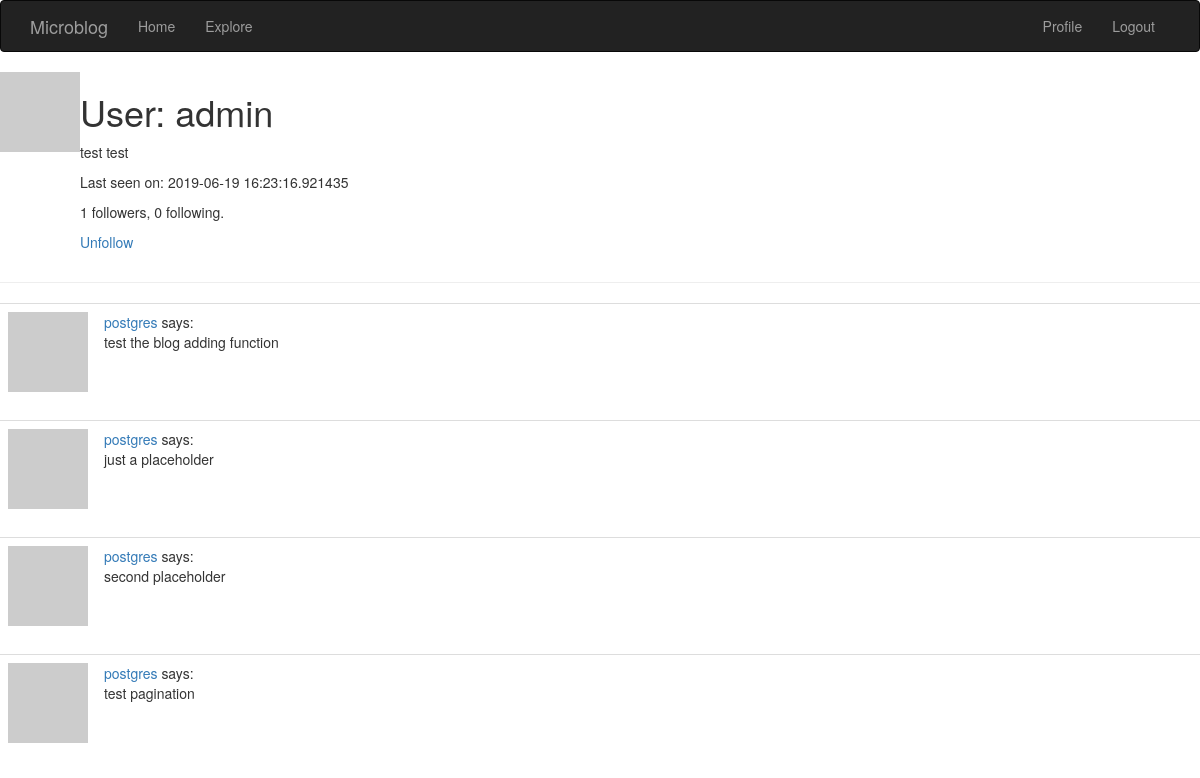
Page /user/admin (signed in) on the committed database.
### server/models.py (models this page shows, shortened)
class User(UserMixin, db.Model):
    id = db.Column(db.Integer, primary_key=True)
    username = db.Column(db.String(64), index=True, unique=True, nullable=False)
    email = db.Column(db.String(128), index=True, unique=True, nullable=False)
    password_hash = db.Column(db.String(128), nullable=False)
    posts = db.relationship('Post', backref='author', lazy='dynamic') # 'Post'= reference to a class not yet created
    about_me = db.Column(db.String(256), nullable=True)
    last_seen  =db.Column(db.DateTime, default=datetime.utcnow)
    followed = db.relationship(
        'User', secondary=followers,
        primaryjoin=(followers.c.follower_id == id),
        secondaryjoin=(followers.c.followed_id == id),
        backref=db.backref('followers', lazy='dynamic'), lazy='dynamic')
    def avatar(self,size):
        digest = md5(self.email.lower().encode('utf-8')).hexdigest()
        return  f'https://www.gravatar.com/avatar/{digest}?d=identicon&s={size}'
    def is_following(self, user):
        return self.followed.filter(
                 followers.c.followed_id == user.id).count() > 0

class Post(db.Model):
    id = db.Column(db.Integer, primary_key=True)
    body = db.Column(db.String(140), nullable=False)
    timestamp = db.Column(db.DateTime, index=True, default=datetime.utcnow)
    user_id = db.Column(db.Integer, db.ForeignKey('user.id'),nullable=False)

### server/routes.py (the view)
@app.route('/user/<username>')
@login_required
def user(username):
    user = User.query.filter_by(username = username).first_or_404()
    posts = current_user.posts
    return render_template('user.html',posts = posts , user =user)

### server/models.py (called while the page is built)
@login.user_loader
def load_user(id):
    return User.query.get(int(id))

### server/routes.py (called while the page is built)
@app.before_request
def before_request():
    if current_user.is_authenticated:
        current_user.last_seen = datetime.utcnow()
        db.session.commit()

### templates/user.html
{% extends "navbar.html" %}
{% block content %}
<table>
    <tr valign="top">
        <td><img src="{{ user.avatar(128) }}"></td>
        <td>
            <h1>User: {{ user.username }}</h1>
            {% if user.about_me %}<p>{{ user.about_me }}</p>{% endif %}
            {% if user.last_seen %}<p>Last seen on: {{ user.last_seen }}</p>{% endif %}
            <p>{{ user.followers.count() }} followers, {{ user.followed.count() }} following.</p>
            {% if user == current_user %}
<p><a href="{{ url_for('edit_profile') }}">Edit your profile</a></p>
            {% elif not current_user.is_following(user) %}
            <p><a href="{{ url_for('follow', username=user.username) }}">Follow</a></p>
            {% else %}
            <p><a href="{{ url_for('unfollow', username=user.username) }}">Unfollow</a></p>
            {% endif %}
        </td>
    </tr>
</table>
<hr>
{% for post in posts %}
{% include '_post.html' %}
{% endfor %}
{% endblock %}

### templates/_post.html
  <table class="table table-hover">
        <tr>
            <td width="70px">
                <a class="text-danger", href="{{ url_for('user', username=post.author.username) }}">
                    <img src="{{ post.author.avatar(70) }}" />
                </a>
            </td>
            <td>
                <a  href="{{ url_for('user', username=post.author.username) }}">
                    {{ post.author.username }}
                </a>
                says:
                <br>
                {{ post.body }}
            </td>
        </tr>
    </table>

### rows in the picture
User: username "admin", about_me "test test", last_seen "2019-06-19 16:23:16.921435"
Post: author.username "postgres", body "test the blog adding function"
Post: author.username "postgres", body "just a placeholder"
Post: author.username "postgres", body "second placeholder"
Post: author.username "postgres", body "test pagination"

### other values in the picture
{{ user.followers.count() }} "1"
{{ user.followed.count() }} "0"
